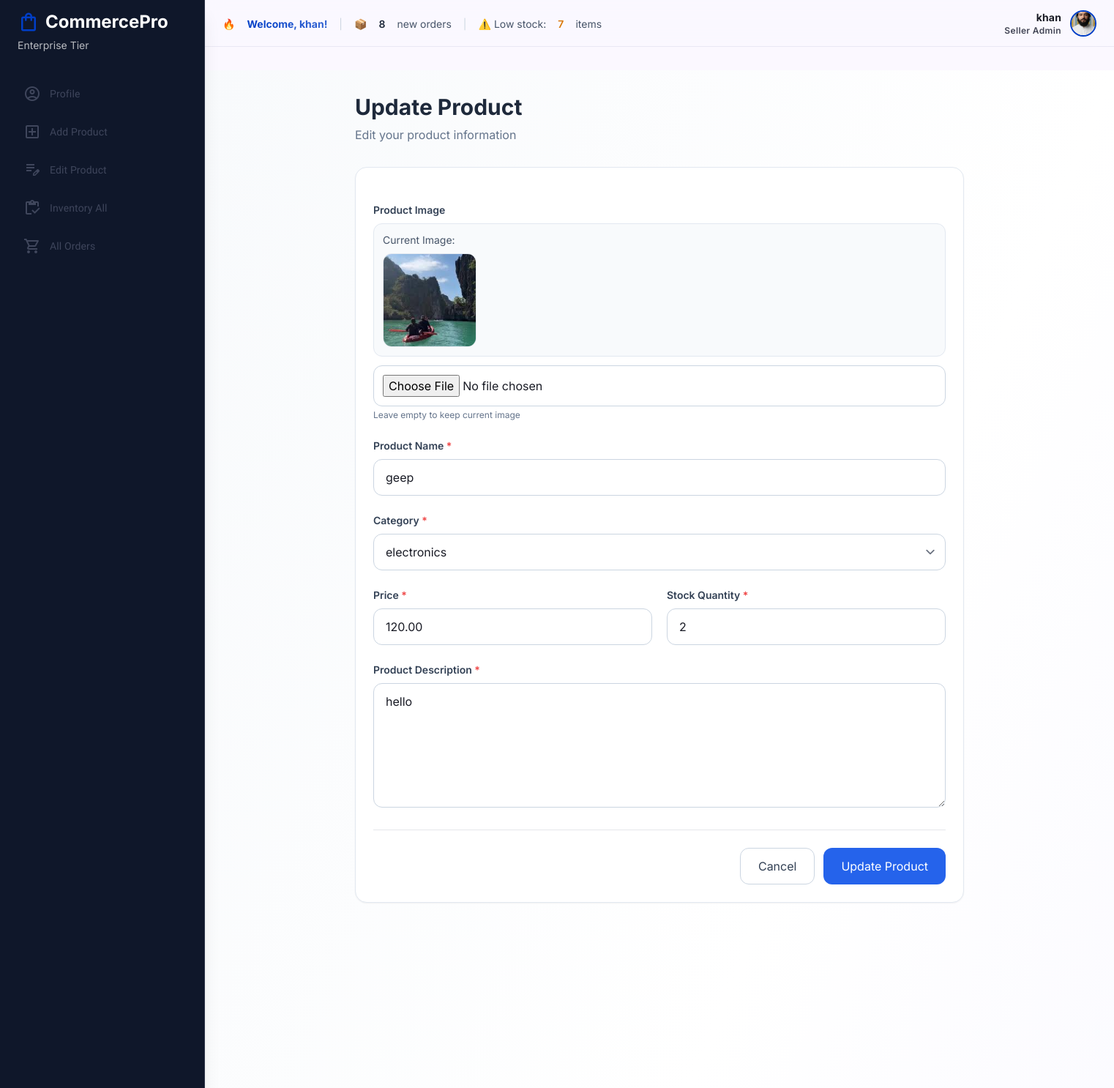
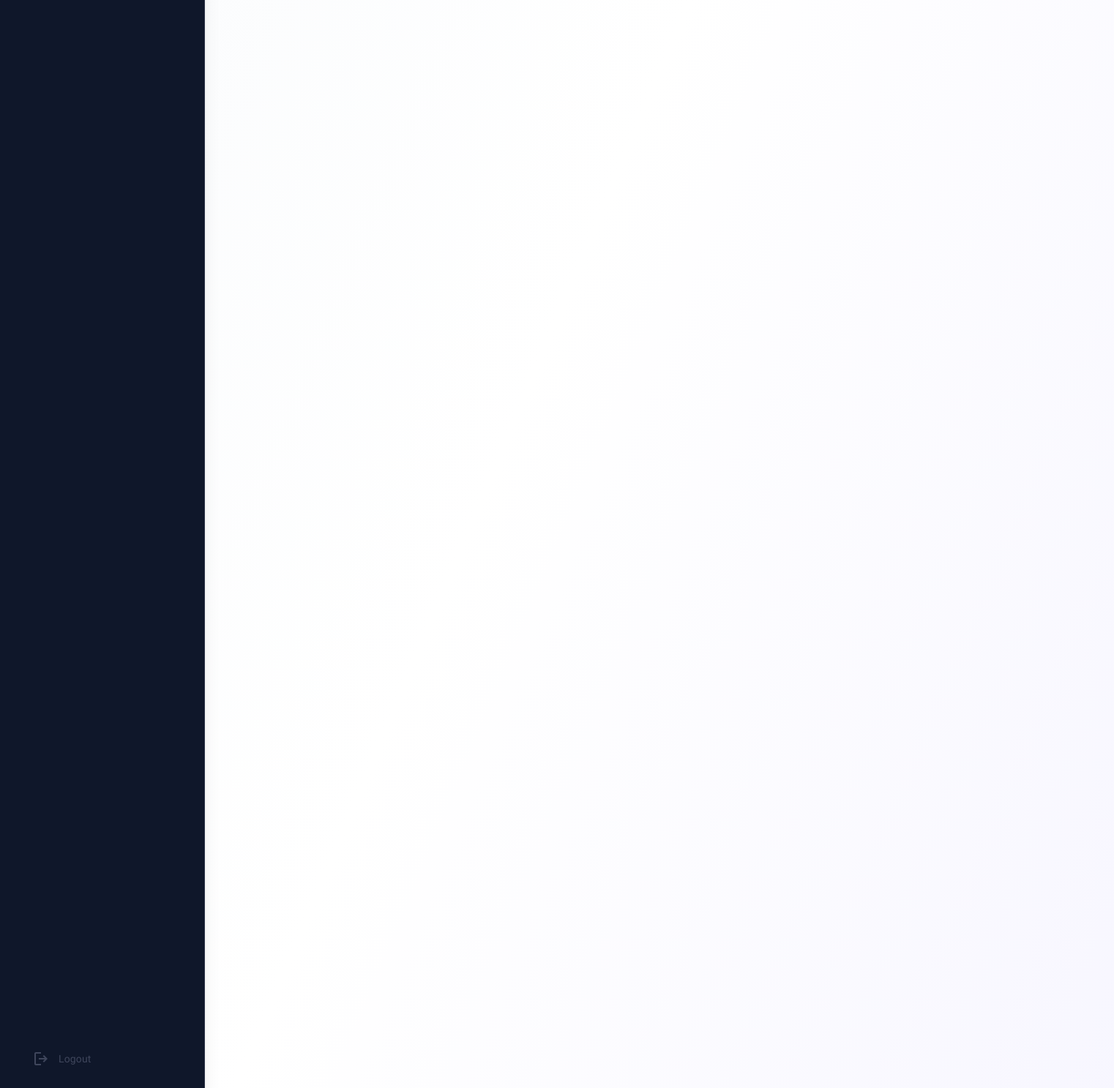
Page /userProfile/product/update/1/ (signed in) on the committed database (2 pictures, top to bottom).
### Accounts/models.py (models this page shows, shortened)
class userprofile(models.Model):
    user_profile_relation=models.OneToOneField(User, on_delete=models.CASCADE)
    image=models.ImageField(upload_to='profile_image', default='default_profile_image.jpg')
    shop_detail=models.TextField(blank=True, null=True)
    created_at=models.DateTimeField(auto_now_add=True)

### products/models.py (models this page shows, shortened)
class Product(models.Model):
    Name=models.CharField(max_length=50)
    Description=models.TextField()
    Price=models.DecimalField(max_digits=7, decimal_places=2)
    image=models.ImageField(upload_to="product_images", height_field=None, width_field=None, max_length=None)
    category_relation=models.ForeignKey(Category,on_delete=models.CASCADE)
    user_relation=models.ForeignKey(User,on_delete=models.CASCADE)
    created_at=models.DateTimeField(auto_now_add=True)

class Category(models.Model):
    CATEGORY_CHOICES = [
        ('electronics', 'Electronics'),
        ('fashion', 'Fashion'),
        ('home_living', 'Home & Living'),
        ('beauty', 'Beauty'),
        ('sports', 'Sports'),
        ('grocery', 'Grocery'),
        ('books', 'Books'),
        ('toys', 'Toys'),
        ('automotive', 'Automotive'),
        ('health', 'Health'),
        ('jewelry', 'Jewelry'),
        ('baby_products', 'Baby Products'),
        ('pet_supplies', 'Pet Supplies'),
        ('office_supplies', 'Office Supplies'),
        ('gaming', 'Gaming'),
    ]
    name = models.CharField(
        max_length=100,
        choices=CATEGORY_CHOICES,
        unique=True
    )
    slug = models.SlugField(unique=True, blank=True)
    created_at = models.DateTimeField(auto_now_add=True)
    class Meta:
        verbose_name_plural = "Categories"

class Quantity(models.Model):
    qty=models.IntegerField()
    product_relation=models.ForeignKey(Product,on_delete=models.CASCADE)

### userProfile/views.py (the view, shortened to what this page needs)
# urls.py: path('product/update/<int:id>/', views.update_product, name='update_product'),
def update_product(request, id):
    profile = userprofile.objects.filter(
        user_profile_relation=request.user
    ).first()
    product = get_object_or_404(
        Product,
        id=id,
        user_relation=request.user
    )
    quantity = Quantity.objects.filter(
        product_relation=product
    ).first()
    if not quantity:
        quantity = Quantity.objects.create(
            product_relation=product,
            qty=0
        )
    return render(
        request,
        "userProfile/update_product.html",
        {
            "profile": profile,
            "product": product,
            "quantity": quantity,
            "categories": Category.objects.all(),
        }
    )

### products/context_processors.py (called while the page is built)
def nav_categories(request):
    return {
        'all_categories': Category.objects.all()
    }

### userProfile/context_processors.py (called while the page is built)
def seller_stats(request):
    if not request.user.is_authenticated:
        return {}
    products = Product.objects.filter(
        user_relation=request.user
    )
    low_stock = 0
    for product in products:
        stock = Quantity.objects.filter(
            product_relation=product
        ).aggregate(total=Sum('qty'))['total'] or 0
        if 0 < stock < 10:
            low_stock += 1
    new_orders = Oreder.objects.filter(
        product_relation__user_relation=request.user
    ).count()
    return {
        "new_orders": new_orders,
        "low_stock": low_stock,
    }

### templates/userProfile/update_product.html (shortened to what this page needs)
{% extends 'userProfile/seller_header_footer.html' %}
{% block seller %}
<div class=" mt-24 lg:ml-sidebar-width min-h-screen bg-gradient-to-br from-slate-50 via-white to-indigo-50/30">
    <div class="max-w-4xl mx-auto px-4 sm:px-6 lg:px-8 py-8">
        <div class="mb-8">
            <h1 class="text-3xl font-bold text-slate-800">
                Update Product
            </h1>
            <p class="text-slate-500 mt-2">
                Edit your product information
            </p>
        </div>
        <div class="bg-white rounded-2xl shadow-sm border border-slate-200 p-6">
            <form method="POST" enctype="multipart/form-data" class="space-y-6">
                <div>
                    <label class="block text-sm font-semibold text-slate-700 mb-2">
                        Product Image
                    </label>
                    {% if product.image %}
                        <div class="mb-3 p-3 bg-slate-50 rounded-lg border border-slate-200">
                            <p class="text-sm text-slate-600 mb-2">Current Image:</p>
                            <img src="{{ product.image.url }}"
                                 alt="{{ product.Name }}"
                                 class="h-32 w-32 object-cover rounded-lg border border-slate-200">
                        </div>
                    {% endif %}
                    <input
                        type="file"
                        name="image"
                        accept="image/*"
                        class="w-full border border-slate-300 rounded-lg p-3 focus:ring-2 focus:ring-blue-500 focus:border-transparent"
                    >
                    <p class="text-xs text-slate-500 mt-1">Leave empty to keep current image</p>
                </div>
                <div>
                    <label class="block text-sm font-semibold text-slate-700 mb-2">
                        Product Name <span class="text-red-500">*</span>
                    </label>
                    <input
                        type="text"
                        name="name"
                        value="{{ product.Name }}"
                        required
                        class="w-full px-4 py-3 border border-slate-300 rounded-lg focus:ring-2 focus:ring-blue-500 focus:border-transparent"
                        placeholder="Enter product name"
                    >
                </div>
                <div>
                    <label class="block text-sm font-semibold text-slate-700 mb-2">
                        Category <span class="text-red-500">*</span>
                    </label>
                    <select
                        name="category"
                        required
                        class="w-full px-4 py-3 border border-slate-300 rounded-lg focus:ring-2 focus:ring-blue-500 focus:border-transparent"
                    >
                        {% for category in categories %}
                            <option value="{{ category.id }}"
                                {% if product.category_relation.id == category.id %}selected{% endif %}>
                                {{ category.name }}
                            </option>
                        {% endfor %}
                    </select>
                </div>
                <div class="grid grid-cols-1 md:grid-cols-2 gap-5">
                    <div>
                        <label class="block text-sm font-semibold text-slate-700 mb-2">
                            Price <span class="text-red-500">*</span>
                        </label>
                        <input
                            type="number"
                            step="0.01"
                            name="price"
                            value="{{ product.Price }}"
                            required
                            class="w-full px-4 py-3 border border-slate-300 rounded-lg focus:ring-2 focus:ring-blue-500 focus:border-transparent"
                            placeholder="0.00"
                        >
                    </div>
                    <div>
                        <label class="block text-sm font-semibold text-slate-700 mb-2">
                            Stock Quantity <span class="text-red-500">*</span>
                        </label>
                        <input
                            type="number"
                            name="qty"
                            value="{{ quantity.qty }}"
                            required
                            class="w-full px-4 py-3 border border-slate-300 rounded-lg focus:ring-2 focus:ring-blue-500 focus:border-transparent"
                            placeholder="Available stock"
                        >
                    </div>
                </div>
                <div>
                    <label class="block text-sm font-semibold text-slate-700 mb-2">
                        Product Description <span class="text-red-500">*</span>
                    </label>
                    <textarea
                        name="description"
                        rows="6"
                        required
                        class="w-full px-4 py-3 border border-slate-300 rounded-lg focus:ring-2 focus:ring-blue-500 focus:border-transparent"
                        placeholder="Write product description..."
                    >{{ product.Description }}</textarea>
                </div>
                <div class="flex flex-col sm:flex-row justify-end gap-3 pt-6 border-t">
                    <a href="{% url 'userProfile:update_product' id=product.id %}"
                       class="px-6 py-3 border border-slate-300 rounded-lg text-center text-slate-700 hover:bg-slate-50 transition-colors">
                        Cancel
                    </a>
                    <button
                        type="submit"
                        class="px-6 py-3 bg-blue-600 text-white rounded-lg hover:bg-blue-700 transition-colors"
                    >
                        Update Product
                    </button>
                </div>
            </form>
        </div>
    </div>
</div>
{% endblock seller %}

### templates/userProfile/seller_header_footer.html (shortened to what this page needs)
<!DOCTYPE html>
<html lang="en">
<head>
  <script src="https://cdn.tailwindcss.com?plugins=forms,container-queries"></script>
</head>
<body class="bg-background text-on-background font-body-md antialiased relative">
<header class="fixed top-0 right-0 left-0 lg:left-[280px] h-16 bg-surface/80 backdrop-blur-md flex items-center justify-between px-4 sm:px-6 border-b border-outline-variant/30 z-40 transition-all duration-300">
    <div class="flex items-center gap-3 flex-1 min-w-0">
                <div class="flex-1 overflow-hidden">
              <div class="news-ticker">
                  <div class="news-ticker-content">
                      <span class="news-ticker-text flex items-center gap-4 whitespace-nowrap">
                          🔥
                          <strong class="bg-gradient-to-r from-primary to-primary/80 bg-clip-text text-transparent">
                          </strong>
                          <span class="text-slate-300">|</span>
                          📦 <span class="font-semibold text-slate-800">{{ new_orders }}</span> new orders
                          <span class="text-slate-300">|</span>
                          ⚠️ Low stock:
                          <span class="font-semibold text-amber-600">{{ low_stock }}</span> items
                      </span>
                  </div>
              </div>
          </div>
                  <div class="flex items-center gap-2 sm:gap-4 shrink-0">
                      <div class="flex items-center gap-2 sm:gap-3 cursor-pointer group">
                          <div class="text-right hidden sm:block">
                              <p class="text-label-md font-bold text-on-surface">{{ profile.user_profile_relation.username }}</p>
                              <p class="text-label-sm text-on-surface-variant">Seller Admin</p>
                          </div>
                          {% if profile.image %}
                          <img class="w-8 h-8 sm:w-9 sm:h-9 rounded-full border-2 border-primary object-cover" alt="{{ profile.user_profile_relation.username }}" src="{{ profile.image.url }}">
                          {% else %}
                          <div class="w-8 h-8 sm:w-9 sm:h-9 rounded-full border-2 border-primary bg-primary/20 flex items-center justify-center">
                              <span class="material-symbols-outlined text-primary">person</span>
                          </div>
                          {% endif %}
                      </div>
                  </div>
              </header>
                <aside id="sideNav" class="fixed left-0 top-0 h-full w-sidebar-width bg-secondary text-on-secondary flex flex-col border-r border-outline-variant/20 shadow-xl z-50 transition-transform duration-300 ease-out -translate-x-full lg:translate-x-0 sidebar-transition">
                  <div class="px-6 mb-8 mt-3 hidden lg:block">
                    <div class="flex items-center gap-2 mb-1">
                      <span class="material-symbols-outlined text-primary text-3xl">shopping_bag</span>
                      <h1 class="text-headline-md font-headline-md font-bold text-on-primary">CommercePro</h1>
                    </div>
                    <p class="text-body-sm font-body-sm opacity-70">Enterprise Tier</p>
                  </div>
                  <nav class="flex-1 flex flex-col gap-1 px-3 overflow-y-auto">
                <a class="flex items-center gap-3 text-on-secondary-fixed-variant px-5 py-3 hover:bg-secondary-container/50 hover:text-white transition-colors rounded-lg"
                  href="{% url 'userProfile:user_profile' %}">
                    <span class="material-symbols-outlined">account_circle</span>
                    <span class="text-label-md font-label-md">Profile</span>
                </a>
                <a class="flex items-center gap-3 text-on-secondary-fixed-variant px-5 py-3 hover:bg-secondary-container/50 hover:text-white transition-colors rounded-lg"
                  href="{% url 'userProfile:add_product' %}">
                    <span class="material-symbols-outlined">add_box</span>
                    <span class="text-label-md font-label-md">Add Product</span>
                </a>
                <a class="flex items-center gap-3 text-on-secondary-fixed-variant px-5 py-3 hover:bg-secondary-container/50 hover:text-white transition-colors rounded-lg"
                  href="#">
                    <span class="material-symbols-outlined">edit_note</span>
                    <span class="text-label-md font-label-md">Edit Product</span>
                </a>
                <a class="flex items-center gap-3 text-on-secondary-fixed-variant px-5 py-3 hover:bg-secondary-container/50 hover:text-white transition-colors rounded-lg"
                  href="{% url 'userProfile:seller_inventory' %}">
                    <span class="material-symbols-outlined">inventory</span>
                    <span class="text-label-md font-label-md">Inventory All</span>
                </a>
                <a class="flex items-center gap-3 text-on-secondary-fixed-variant px-5 py-3 hover:bg-secondary-container/50 hover:text-white transition-colors rounded-lg"
                  href="{% url 'userProfile:order_list' %}">
                    <span class="material-symbols-outlined">shopping_cart</span>
                    <span class="text-label-md font-label-md">All Orders</span>
                </a>
                  </nav>
                  <div class="mt-auto px-6 pb-6">
                    <a href="{% url 'userProfile:logout' %}"
                      class="w-full flex items-center gap-3 text-on-secondary-fixed-variant px-5 py-3 hover:bg-error/20 hover:text-error transition-colors rounded-lg">
                      <span class="material-symbols-outlined">logout</span>
                      <span class="text-label-md font-label-md">Logout</span>
                    </a>
                  </div>
                </aside>
  {% block seller %}
  {% endblock seller %}
</body>
</html>

### templates/userProfile/seller_header_footer.html (style rules this page uses)
.material-symbols-outlined { font-variation-settings: 'FILL' 0, 'wght' 400, 'GRAD' 0, 'opsz' 24; }
button, a, [role="button"] { -webkit-tap-highlight-color: transparent; }
body { overflow-x: hidden; }
.sidebar-transition { transition: transform 0.25s ease-in-out; }
.news-ticker { overflow: hidden; white-space: nowrap; position: relative; width: 100%; }
.news-ticker-content { display: inline-block; animation: scrollNews 20s linear infinite; }
.news-ticker-text { display: inline-block; font-size: 0.875rem; color: #475569; }

### templates/footer.html (style rules this page uses)
.sidebar-transition { transition: transform 0.25s ease-in-out; }

### rows in the picture
userprofile: user_profile_relation.username "khan", image (picture)
Product: image (picture), name "geep", category "electronics", price "120.00", description "hello"
Quantity: qty "2"

### other values in the picture
{{ new_orders }} "8"
{{ low_stock }} "7"
